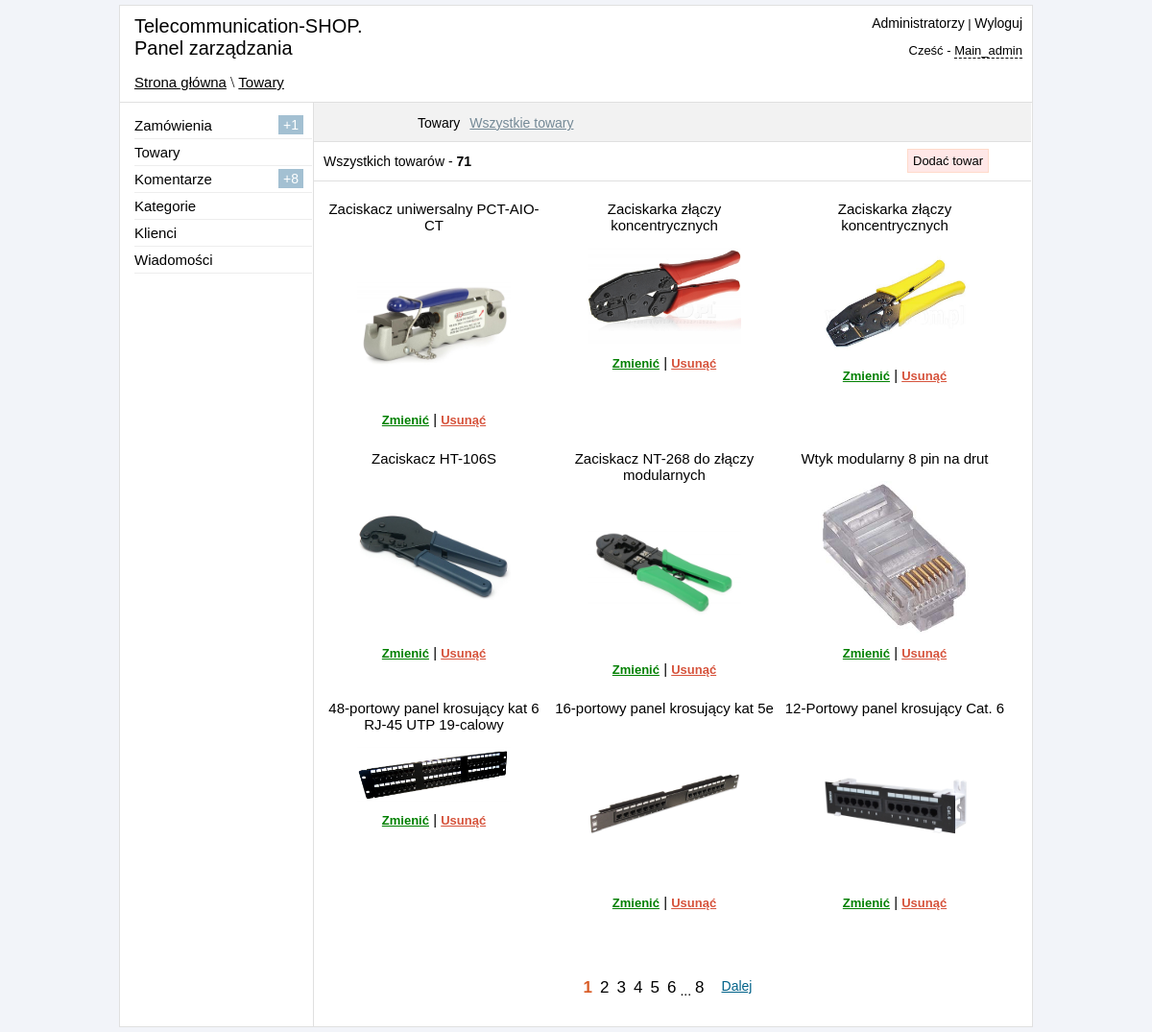
The page /admin/tovar.php (signed in) on the database its author committed.
### tables this page shows
CREATE TABLE IF NOT EXISTS `table_products` (
  `products_id` int(11) NOT NULL,
  `title` varchar(255) NOT NULL,
  `price` int(11) NOT NULL,
  `model` varchar(255) NOT NULL,
  `seo_words` text NOT NULL,
  `seo_description` text NOT NULL,
  `mini_description` text NOT NULL,
  `image` varchar(255) NOT NULL,
  `description` text NOT NULL,
  `mini_features` text NOT NULL,
  `features` text NOT NULL,
  `datetime` datetime NOT NULL,
  `new` int(11) NOT NULL DEFAULT '0',
  `leader` int(11) NOT NULL DEFAULT '0',
  `sale` int(11) NOT NULL DEFAULT '0',
  `visible` int(11) DEFAULT '0',
  `count` int(11) NOT NULL DEFAULT '0',
  `type_product` varchar(255) NOT NULL,
  `model_id` int(11) NOT NULL,
  `yes_like` int(11) NOT NULL DEFAULT '1'
);

### admin/tovar.php (the view, shortened to what this page needs)
<?php
if ($_SESSION['auth_admin'] == "yes_auth") {
    include "include/functions.php";
    $cat  = $_GET["cat"];
    $type = $_GET["type"];
    if (isset($cat)) {
        switch ($cat) {
            case 'all':
                $cat_name = 'Wszystkie towary';
                $url      = "cat=all&";
                $cat      = "";
                break;
            case 'switch':
                $cat_name = 'Switche';
                $url      = "cat=switch&";
                $cat      = "WHERE type_product='switch'";
                break;
            case 'router':
                $cat_name = 'Routery';
                $url      = "cat=router&";
                $cat      = "WHERE type_product='router'";
                break;
            case 'cable':
                $cat_name = 'Kable';
                $url      = "cat=cable&";
                $cat      = "WHERE type_product='cable'";
                break;
            case 'acces':
                $cat_name = 'Akcesoria';
                $url      = "cat=acces&";
                $cat      = "WHERE type_product='acces'";
                break;
            default:
                $cat_name = $cat;
                $url = "type=" . clear_string($link, $type) . "&cat=" . clear_string($link, $cat) . "&";
                $cat = "WHERE type_product='" . clear_string($link, $type) . "' AND model='" . clear_string($link, $cat) . "'";
                break;
        }
    } else {
        $cat_name = 'Wszystkie towary';
        $url      = "";
        $cat      = "";
    }
    ?>
<!DOCTYPE html PUBLIC "-//W3C//DTD XHTML 1.0 Transitional//EN" "http://www.w3.org/TR/xhtml1/DTD/xhtml1-transitional.dtd">
<html xmlns="http://www.w3.org/1999/xhtml" xml:lang="pl" lang="pl">
<head>
    <link href="css/reset.css" rel="stylesheet" type="text/css" />
    <link href="css/style.css" rel="stylesheet" type="text/css" />
    <link href="jquery_confirm/jquery_confirm.css" rel="stylesheet" type="text/css" />
</head>
<body>
<div id="block-body">
<?php
include "include/block-header.php";
    $all_count        = mysqli_query($link, "SELECT * FROM table_products");
    $all_count_result = mysqli_num_rows($all_count);
    ?>
<div id="block-content">
<div id="block-parameters">
<ul id="options-list">
<li>Towary</li>
<li><a id="select-links" href="#"><?echo $cat_name; ?></a>
</li>
</ul>
</div>
<div id="block-info">
<p id="count-style">Wszystkich towarów - <strong><?php echo $all_count_result; ?></strong></p>
<p align="right" id="add-style" ><a href="add_product.php" >Dodać towar</a></p>
</div>
 <ul id="block-tovar">
<?php
    $num = 9;
    $page = (int) $_GET['page'];
    $count = mysqli_query($link, "SELECT COUNT(*) FROM table_products $cat");
    $temp  = mysqli_fetch_array($count);
    $post  = $temp[0];
    $total = (($post - 1) / $num) + 1;
    $total = intval($total);
    $page = intval($page);
    if (empty($page) or $page < 0) {
        $page = 1;
    }
    $start = $page * $num - $num;
    if ($temp[0] > 0) {
        $result = mysqli_query($link, "SELECT * FROM table_products $cat ORDER BY products_id DESC LIMIT $start, $num");
        if (mysqli_num_rows($result) > 0) {
            $row = mysqli_fetch_array($result);
            do {
                if (strlen($row["image"]) > 0 && file_exists("../upload_images/" . $row["image"])) {
                    $img_path             = '../upload_images/' . $row["image"];
                    $max_width            = 160;
                    $max_height           = 160;
                    list($width, $height) = getimagesize($img_path);
                    $ratioh               = $max_height / $height;
                    $ratiow               = $max_width / $width;
                    $ratio                = min($ratioh, $ratiow);
                    $width  = intval($ratio * $width);
                    $height = intval($ratio * $height);
                } else {
                    $img_path = "./images/no-image-90.png";
                    $width    = 90;
                    $height   = 164;
                }
                echo '
 <li>
 <p>' . $row["title"] . '</p>
<center>
 <img src="' . $img_path . '" width="' . $width . '" height="' . $height . '" />
</center>
<p align="center" class="link-action" >
<a class="green" href="edit_product.php?id=' . $row["products_id"] . '">Zmienić</a> | <a rel="tovar.php?' . $url . 'id=' . $row["products_id"] . '&action=delete" class="delete" >Usunąć</a>
</p>
 </li>
 ';
            } while ($row = mysqli_fetch_array($result));
            echo '
</ul>
';
        }
    }
    if ($page != $total) {
        $nextpage = '<li><a class="pstr-next" href="tovar.php?' . $url . 'page=' . ($page + 1) . '"/>Dalej</a></li>';
    }
    if ($page + 5 <= $total) {
        $page5right = '<li><a href="tovar.php?' . $url . 'page=' . ($page + 5) . '">' . ($page + 5) . '</a></li>';
    }
    if ($page + 4 <= $total) {
        $page4right = '<li><a href="tovar.php?' . $url . 'page=' . ($page + 4) . '">' . ($page + 4) . '</a></li>';
    }
    if ($page + 3 <= $total) {
        $page3right = '<li><a href="tovar.php?' . $url . 'page=' . ($page + 3) . '">' . ($page + 3) . '</a></li>';
    }
    if ($page + 2 <= $total) {
        $page2right = '<li><a href="tovar.php?' . $url . 'page=' . ($page + 2) . '">' . ($page + 2) . '</a></li>';
    }
    if ($page + 1 <= $total) {
        $page1right = '<li><a href="tovar.php?' . $url . 'page=' . ($page + 1) . '">' . ($page + 1) . '</a></li>';
    }
    if ($page + 5 < $total) {
        $strtotal = '<li><p class="nav-point">...</p></li><li><a href="tovar.php?' . $url . 'page=' . $total . '">' . $total . '</a></li>';
    } else {
        $strtotal = "";
    }
    ?>
<?php
if ($total > 1) {
        echo '
    <center>
    <div class="pstrnav">
    <ul>
    ';
        echo $pervpage . $page5left . $page4left . $page3left . $page2left . $page1left . "<li><a class='pstr-active' href='tovar.php?" . $url . "page=" . $page . "'>" . $page . "</a></li>" . $page1right . $page2right . $page3right . $page4right . $page5right . $strtotal . $nextpage;
        echo '
    </center>
    </ul>
    </div>
    ';
    }
    ?>
</div>
</body>
</html>
<?php
} else {
    header("Location: login.php");
}
?>

### admin/css/style.css (style rules this page uses)
body { background-color: #F2F4F9; }
#block-body { width: 950px; margin: 5px auto; background-color: white; border: 1px solid #E0E0E0; }
#block-header1 a { font: 15px sans-serif; color: black; }
#block-content { width: 747px; min-height: 650px; height: auto; margin-left: 201px; border-left: 1px solid #E0E0E0; }
#block-parameters { height: 40px; border-bottom: 1px solid #E0E0E0; background-color: #F2F2F2; }
#block-info { height: 40px; border-bottom: 1px solid #E0E0E0; }
#count-style { margin-top: 12px; font: 14px sans-serif; margin-left: 10px; position: absolute; }
#block-tovar { margin-top: 10px; }
#block-tovar li { height: 260px; width: 230px; float: left; margin-left: 10px; }
#block-tovar p { margin-top: 10px; font: 15px sans-serif; text-align: center; }
.delete { font:bold 13px sans-serif; color: #D6533C; cursor: pointer; text-decoration: underline; }
.green { font:bold 13px sans-serif; color: green; }
.pstrnav { height: 40px; width: auto; margin-top: 30px; margin-bottom: 20px; display: inline-block; }
.pstrnav li { float: left; margin-top: 10px; }
.pstrnav a { font: 17px sans-serif; text-decoration: none; color: black; display: block; padding-left: 4px; padding-right: 4px; }
a.pstr-prev, a.pstr-next { color: #006289; font: 14px arial; text-decoration: underline; margin-left: 10px; margin-right: 10px; }
.pstrnav a.pstr-active { color: #D95D27; font-weight: bold; }
.pstrnav p.nav-point { text-align: center; font:14px sans-serif; margin-top: 5px; }
#options-list > li { float: left; margin-left: 10px; font: 14px sans-serif; margin-top: 13px; }
#options-list > li > a { color: #748996; }
#add-style { margin-top: 12px; margin-left: 618px; position: absolute; }
#add-style > a { font: 13px arial; color: black; text-decoration: none; border: 1px solid #FFDACA; background-color: #FFE7E7; padding-left: 5px; padding-right: 5px; padding-top: 4px; padding-bottom: 4px; }

### rows shown on the page
table_products: title "Zaciskacz uniwersalny PCT-AIO-CT", image (picture)
table_products: title "Zaciskarka złączy koncentrycznych", image (picture)
table_products: title "Zaciskarka złączy koncentrycznych", image (picture)
table_products: title "Zaciskacz HT-106S", image (picture)
table_products: title "Zaciskacz NT-268 do złączy modularnych", image (picture)
table_products: title "Wtyk modularny 8 pin na drut", image (picture)
table_products: title "48-portowy panel krosujący kat 6 RJ-45 UTP 19-calowy", image (picture)
table_products: title "16-portowy panel krosujący kat 5e", image (picture)
table_products: title "12-Portowy panel krosujący Cat. 6", image (picture)

### other values the page prints
$_SESSION['urlpage'] "Strona główna \\ Towary"
$_SESSION['admin_role'] "Main_admin"
$count1 "1"
$count2 "8"
$cat_name "Wszystkie towary"
$all_count_result "71"
$page "1"
$page + 1 "2"
$page + 2 "3"
$page + 3 "4"
$page + 4 "5"
$page + 5 "6"
$total "8"
